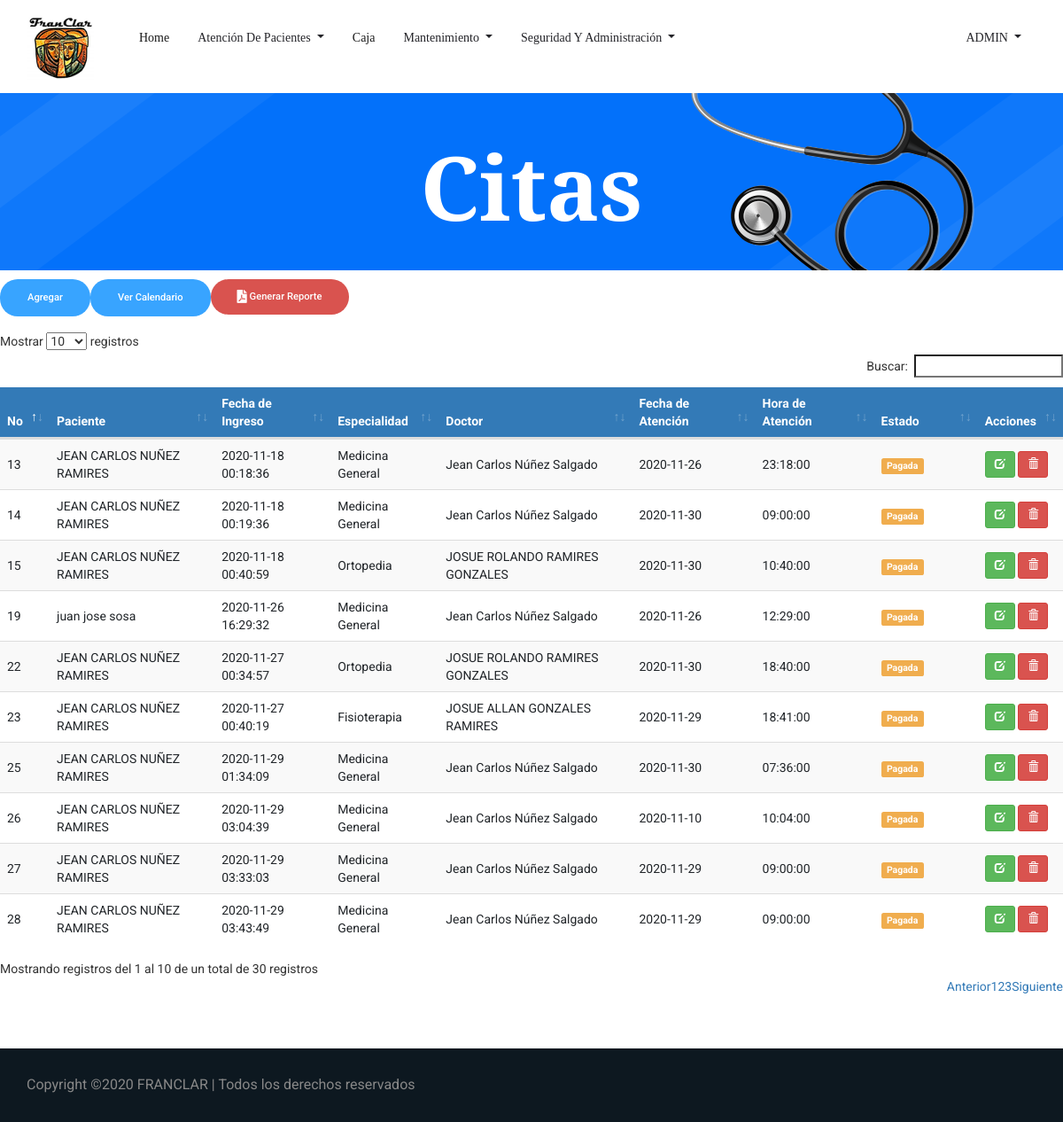
/Cita.php (signed in), run on the app's committed database.
### tables this page shows
CREATE TABLE `tbl_citas` (
  `ID_Cita` bigint(3) NOT NULL,
  `ID_Paciente` int(3) NOT NULL,
  `ID_Usuario` bigint(3) NOT NULL,
  `ID_Empleado` int(3) NOT NULL,
  `ID_Especialidad` int(3) NOT NULL,
  `ID_Estado` int(3) NOT NULL,
  `Fec_Creacion` timestamp NOT NULL DEFAULT current_timestamp(),
  `Fec_Atencion` date NOT NULL,
  `Hora_Atencion` time NOT NULL,
  `Precio` int(5) NOT NULL,
  `Usuario_crea` bigint(3) DEFAULT NULL,
  `Fec_crea` date DEFAULT NULL,
  `Usuario_modif` bigint(3) DEFAULT NULL,
  `Fec_modif` date DEFAULT NULL
);

CREATE TABLE `tbl_pacientes` (
  `ID_Paciente` int(3) NOT NULL,
  `cedula` varchar(13) NOT NULL,
  `ID_Sexo` int(1) NOT NULL,
  `ID_Est_Civil` int(3) NOT NULL,
  `ID_Tipo_Sangre` int(3) NOT NULL,
  `ID_Religion` int(3) NOT NULL,
  `ID_TipoPaciente` int(3) NOT NULL,
  `Nom_Paciente` varchar(255) NOT NULL,
  `Fec_Nacimiento` date NOT NULL,
  `Edad` int(3) NOT NULL,
  `Dir_Paciente` varchar(255) NOT NULL,
  `Tel_Paciente` int(8) NOT NULL,
  `Cel_Paciente` int(8) NOT NULL,
  `Email` varchar(50) NOT NULL,
  `Contacto_Emergencia` varchar(40) NOT NULL,
  `ID_Parentesco` int(3) NOT NULL,
  `Tel_Emergencia` int(8) NOT NULL,
  `Cel_Emergencia` int(8) NOT NULL,
  `Antecedentes_Personales` varchar(500) DEFAULT NULL,
  `Antecedentes_Hospitalarios` varchar(500) DEFAULT NULL,
  `Antecedentes_Alergicos` varchar(500) DEFAULT NULL,
  `Antecedentes_Familiares` varchar(500) DEFAULT NULL,
  `Habitos` varchar(500) DEFAULT NULL,
  `Usuario_crea` bigint(3) DEFAULT NULL,
  `Fec_crea` date DEFAULT NULL,
  `Usuario_modif` bigint(3) DEFAULT NULL,
  `Fec_modif` date DEFAULT NULL
);

CREATE TABLE `tbl_especialidad` (
  `ID_especialidad` int(3) NOT NULL,
  `Descripcion_espec` varchar(30) NOT NULL,
  `Precio` int(5) NOT NULL
);

CREATE TABLE `tbl_empleado` (
  `ID_Empleado` int(3) NOT NULL,
  `Nom_Empleado` varchar(50) NOT NULL,
  `ID_Sexo` int(1) NOT NULL,
  `ID_Est_Civil` int(3) NOT NULL,
  `ID_Cargo` int(3) NOT NULL,
  `ID_Especialidad` int(3) NOT NULL,
  `Cedula` varchar(13) NOT NULL,
  `Fec_Nacimiento` date NOT NULL,
  `Dir_Empleado` varchar(255) NOT NULL,
  `Tel_Empleado` int(8) NOT NULL,
  `Cel_Empleado` int(8) NOT NULL,
  `Salario` int(6) NOT NULL,
  `Usuario_crea` bigint(3) DEFAULT NULL,
  `Fec_crea` date DEFAULT NULL,
  `Usuario_modif` bigint(3) DEFAULT NULL,
  `Fec_modif` date DEFAULT NULL
);

CREATE TABLE `tbl_estado_cita` (
  `ID_Estado` int(3) NOT NULL,
  `Descripcion_est_cita` varchar(20) NOT NULL
);

### Cita.php (the view, shortened to what this page needs)
<!doctype html>
<html lang="es">
<?php
include 'head.php'
?>
<body>
    <?php
    include 'header.php';
    ?>
    <section class="breadcrumb_part breadcrumb_bg">
        <div class="container">
            <div class="row">
                <div class="col-lg-12">
                    <div class="breadcrumb_iner">
                        <div class="breadcrumb_iner_item">
                            <h2>Citas</h2>
                        </div>
                    </div>
                </div>
            </div>
        </div>
    </section>
    <form class="form-inline my-2 my-lg-0 float-left">
        <a href="agregarcita.php" class="genric-btn info circle">Agregar</a>
    </form>
    <form class="form-inline my-2 my-lg-0 float-left">
        <a href="CalendarioCitas.php" class="genric-btn info circle">Ver Calendario</a>
	</form>
	<form class="form-inline my-2 my-lg-0 float-left">
			<a class="genric-btn btn-danger circle" href="../FRANCLAR/Reportes-PDF/ReporteCitas.php">
			<i class="fas fa-file-pdf fa-lg"> </i> Generar Reporte</a>
	</form>
	<br>
	<br>
	<br>
   <div class="table-responsive">
			<table id="datatableUsuarios" class="table table-striped table-hover" cellspacing="0" width="100%">
            	<thead>
				<tr>
					<th>No</th>
					<th>Paciente</th>
					<th>Fecha de Ingreso</th>
					<th>Especialidad</th>
                    <th>Doctor</th>
                    <th>Fecha de Atención</th>
                    <th>Hora de Atención</th>
                    <th>Estado</th>
				    <th>Acciones</th>
				</tr>
				</thead>
				<tbody>
					<?php
						$sql = mysqli_query($con, "SELECT tbl_citas.ID_Cita,
						tbl_pacientes.Nom_Paciente,
						tbl_citas.Fec_Creacion,
						tbl_especialidad.Descripcion_espec,
						tbl_empleado.Nom_Empleado,
						tbl_citas.Fec_Atencion,
						tbl_citas.Hora_Atencion,
						tbl_estado_cita.Descripcion_est_cita,
						tbl_estado_cita.ID_Estado FROM tbl_citas
						INNER JOIN tbl_pacientes on tbl_citas.ID_Paciente = tbl_pacientes.ID_Paciente
						INNER JOIN tbl_especialidad on tbl_citas.ID_Especialidad = tbl_especialidad.ID_Especialidad
						INNER JOIN tbl_empleado on tbl_citas.ID_Empleado = tbl_empleado.ID_Empleado
						INNER JOIN tbl_estado_cita on tbl_citas.ID_Estado = tbl_estado_cita.ID_Estado ORDER BY tbl_citas.Fec_Creacion DESC");
						if(mysqli_num_rows($sql) == 0){
							echo '<tr><td colspan="8">No hay datos.</td></tr>';
						}else{
							while($row = mysqli_fetch_assoc($sql)){
								if($row['ID_Estado'] == 1){
									echo '
									<tr>
									<td>'.$row['ID_Cita'].'</td>
									<td>'.$row['Nom_Paciente'].'</td>
									<td>'.$row['Fec_Creacion'].'</td>
									<td>'.$row['Descripcion_espec'].'</td>
									<td>'.$row['Nom_Empleado'].'</td>
									<td>'.$row['Fec_Atencion'].'</td>
									<td>'.$row['Hora_Atencion'].'</td>
									<td><span class="label label-success">'.$row['Descripcion_est_cita'].'</span></td>
									<td>
										<a href="EditarCita.php?nik='.$row['ID_Cita'].'" title="Editar datos" class="btn btn-success btn-sm"><span class="glyphicon glyphicon-edit" aria-hidden="true"></span></a>
										<a href="Cita.php?aksi=delete&nik='.$row['ID_Cita'].'" title="Eliminar" onclick="return confirm(\'¿Está seguro de borrar los datos de la cita\')" class="btn btn-danger btn-sm"><span class="glyphicon glyphicon-trash" aria-hidden="true"></span></a>
									</td>
									</tr>
									';
								}elseif($row['ID_Estado'] == 2){
									echo '
									<tr>
									<td>'.$row['ID_Cita'].'</td>
									<td>'.$row['Nom_Paciente'].'</td>
									<td>'.$row['Fec_Creacion'].'</td>
									<td>'.$row['Descripcion_espec'].'</td>
									<td>'.$row['Nom_Empleado'].'</td>
									<td>'.$row['Fec_Atencion'].'</td>
									<td>'.$row['Hora_Atencion'].'</td>
									<td><span class="label label-info">'.$row['Descripcion_est_cita'].'</span></td>
									<td>
									<a href="EditarCita.php?nik='.$row['ID_Cita'].'" title="Editar datos" class="btn btn-success btn-sm"><span class="glyphicon glyphicon-edit" aria-hidden="true"></span></a>
									<a href="Cita.php?aksi=delete&nik='.$row['ID_Cita'].'" title="Eliminar" onclick="return confirm(\'¿Está seguro de borrar los datos de la cita\')" class="btn btn-danger btn-sm"><span class="glyphicon glyphicon-trash" aria-hidden="true"></span></a>
								    </td>
									</tr>
									';
								}elseif($row['ID_Estado'] == 3){
									echo '
									<tr>
									<td>'.$row['ID_Cita'].'</td>
									<td>'.$row['Nom_Paciente'].'</td>
									<td>'.$row['Fec_Creacion'].'</td>
									<td>'.$row['Descripcion_espec'].'</td>
									<td>'.$row['Nom_Empleado'].'</td>
									<td>'.$row['Fec_Atencion'].'</td>
									<td>'.$row['Hora_Atencion'].'</td>
									<td><span class="label label-primary">'.$row['Descripcion_est_cita'].'</span></td>
									<td>
									<a href="EditarCita.php?nik='.$row['ID_Cita'].'" title="Editar datos" class="btn btn-success btn-sm"><span class="glyphicon glyphicon-edit" aria-hidden="true"></span></a>
									<a href="Cita.php?aksi=delete&nik='.$row['ID_Cita'].'" title="Eliminar" onclick="return confirm(\'¿Está seguro de borrar los datos de la cita\')" class="btn btn-danger btn-sm"><span class="glyphicon glyphicon-trash" aria-hidden="true"></span></a>
								    </td>
									</tr>
									';
								}elseif($row['ID_Estado'] == 4){
									echo '
									<tr>
									<td>'.$row['ID_Cita'].'</td>
									<td>'.$row['Nom_Paciente'].'</td>
									<td>'.$row['Fec_Creacion'].'</td>
									<td>'.$row['Descripcion_espec'].'</td>
									<td>'.$row['Nom_Empleado'].'</td>
									<td>'.$row['Fec_Atencion'].'</td>
									<td>'.$row['Hora_Atencion'].'</td>
									<td><span class="label label-warning">'.$row['Descripcion_est_cita'].'</span></td>
									<td>
									<a href="EditarCita.php?nik='.$row['ID_Cita'].'" title="Editar datos" class="btn btn-success btn-sm"><span class="glyphicon glyphicon-edit" aria-hidden="true"></span></a>
									<a href="Cita.php?aksi=delete&nik='.$row['ID_Cita'].'" title="Eliminar" onclick="return confirm(\'¿Está seguro de borrar los datos de la cita\')" class="btn btn-danger btn-sm"><span class="glyphicon glyphicon-trash" aria-hidden="true"></span></a>
								    </td>
									</tr>
									';
								}
							}
						}
					?>
				</tbody>
			</table>
		 </div>
		 	<br>
            <br>
            <br>
    <?php
        include 'Copyright.php'
    ?>
</body>
</html>

### css/main.css (style rules this page uses)
table th { background-color: #337ab7 !important; color: white; }
table>tbody>tr>td { vertical-align: middle !important; }

### data on the page
tbl_citas: ID_Cita "28", ID_Paciente.Nom_Paciente "JEAN CARLOS NUÑEZ RAMIRES", Fec_Creacion "2020-11-29 03:43:49", ID_Especialidad.Descripcion_espec "Medicina General", ID_Empleado.Nom_Empleado "Jean Carlos Núñez Salgado", Fec_Atencion "2020-11-29", Hora_Atencion "09:00:00", ID_Estado.Descripcion_est_cita "Pagada"
tbl_citas: ID_Cita "27", ID_Paciente.Nom_Paciente "JEAN CARLOS NUÑEZ RAMIRES", Fec_Creacion "2020-11-29 03:33:03", ID_Especialidad.Descripcion_espec "Medicina General", ID_Empleado.Nom_Empleado "Jean Carlos Núñez Salgado", Fec_Atencion "2020-11-29", Hora_Atencion "09:00:00", ID_Estado.Descripcion_est_cita "Pagada"
tbl_citas: ID_Cita "26", ID_Paciente.Nom_Paciente "JEAN CARLOS NUÑEZ RAMIRES", Fec_Creacion "2020-11-29 03:04:39", ID_Especialidad.Descripcion_espec "Medicina General", ID_Empleado.Nom_Empleado "Jean Carlos Núñez Salgado", Fec_Atencion "2020-11-10", Hora_Atencion "10:04:00", ID_Estado.Descripcion_est_cita "Pagada"
tbl_citas: ID_Cita "25", ID_Paciente.Nom_Paciente "JEAN CARLOS NUÑEZ RAMIRES", Fec_Creacion "2020-11-29 01:34:09", ID_Especialidad.Descripcion_espec "Medicina General", ID_Empleado.Nom_Empleado "Jean Carlos Núñez Salgado", Fec_Atencion "2020-11-30", Hora_Atencion "07:36:00", ID_Estado.Descripcion_est_cita "Pagada"
tbl_citas: ID_Cita "23", ID_Paciente.Nom_Paciente "JEAN CARLOS NUÑEZ RAMIRES", Fec_Creacion "2020-11-27 00:40:19", ID_Especialidad.Descripcion_espec "Fisioterapia", ID_Empleado.Nom_Empleado "JOSUE ALLAN GONZALES RAMIRES", Fec_Atencion "2020-11-29", Hora_Atencion "18:41:00", ID_Estado.Descripcion_est_cita "Pagada"
tbl_citas: ID_Cita "22", ID_Paciente.Nom_Paciente "JEAN CARLOS NUÑEZ RAMIRES", Fec_Creacion "2020-11-27 00:34:57", ID_Especialidad.Descripcion_espec "Ortopedia", ID_Empleado.Nom_Empleado "JOSUE ROLANDO RAMIRES GONZALES", Fec_Atencion "2020-11-30", Hora_Atencion "18:40:00", ID_Estado.Descripcion_est_cita "Pagada"
tbl_citas: ID_Cita "19", ID_Paciente.Nom_Paciente "juan jose sosa", Fec_Creacion "2020-11-26 16:29:32", ID_Especialidad.Descripcion_espec "Medicina General", ID_Empleado.Nom_Empleado "Jean Carlos Núñez Salgado", Fec_Atencion "2020-11-26", Hora_Atencion "12:29:00", ID_Estado.Descripcion_est_cita "Pagada"
tbl_citas: ID_Cita "15", ID_Paciente.Nom_Paciente "JEAN CARLOS NUÑEZ RAMIRES", Fec_Creacion "2020-11-18 00:40:59", ID_Especialidad.Descripcion_espec "Ortopedia", ID_Empleado.Nom_Empleado "JOSUE ROLANDO RAMIRES GONZALES", Fec_Atencion "2020-11-30", Hora_Atencion "10:40:00", ID_Estado.Descripcion_est_cita "Pagada"
tbl_citas: ID_Cita "14", ID_Paciente.Nom_Paciente "JEAN CARLOS NUÑEZ RAMIRES", Fec_Creacion "2020-11-18 00:19:36", ID_Especialidad.Descripcion_espec "Medicina General", ID_Empleado.Nom_Empleado "Jean Carlos Núñez Salgado", Fec_Atencion "2020-11-30", Hora_Atencion "09:00:00", ID_Estado.Descripcion_est_cita "Pagada"
tbl_citas: ID_Cita "13", ID_Paciente.Nom_Paciente "JEAN CARLOS NUÑEZ RAMIRES", Fec_Creacion "2020-11-18 00:18:36", ID_Especialidad.Descripcion_espec "Medicina General", ID_Empleado.Nom_Empleado "Jean Carlos Núñez Salgado", Fec_Atencion "2020-11-26", Hora_Atencion "23:18:00", ID_Estado.Descripcion_est_cita "Pagada"

### other printed values
$usuario "ADMIN"
